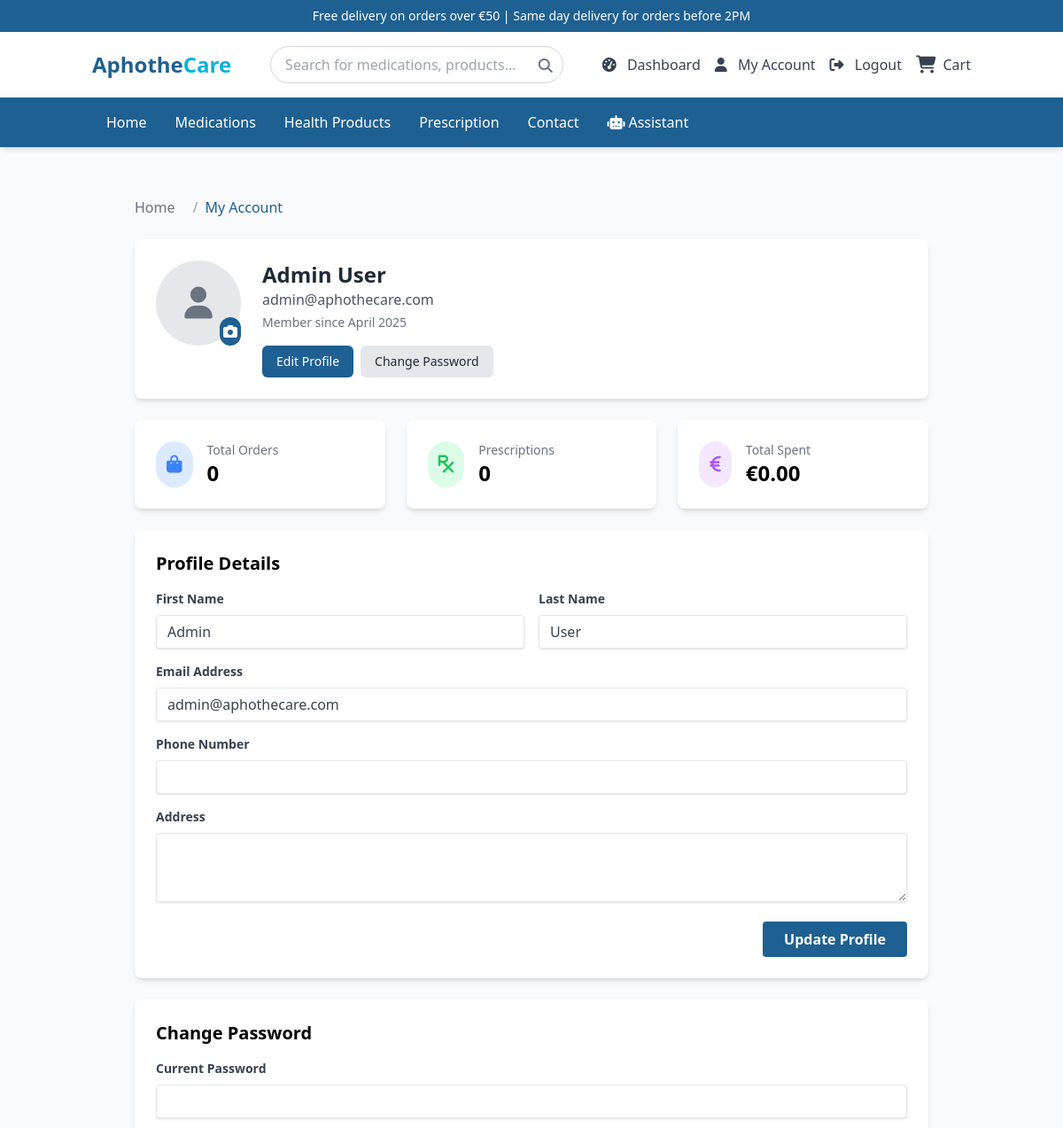
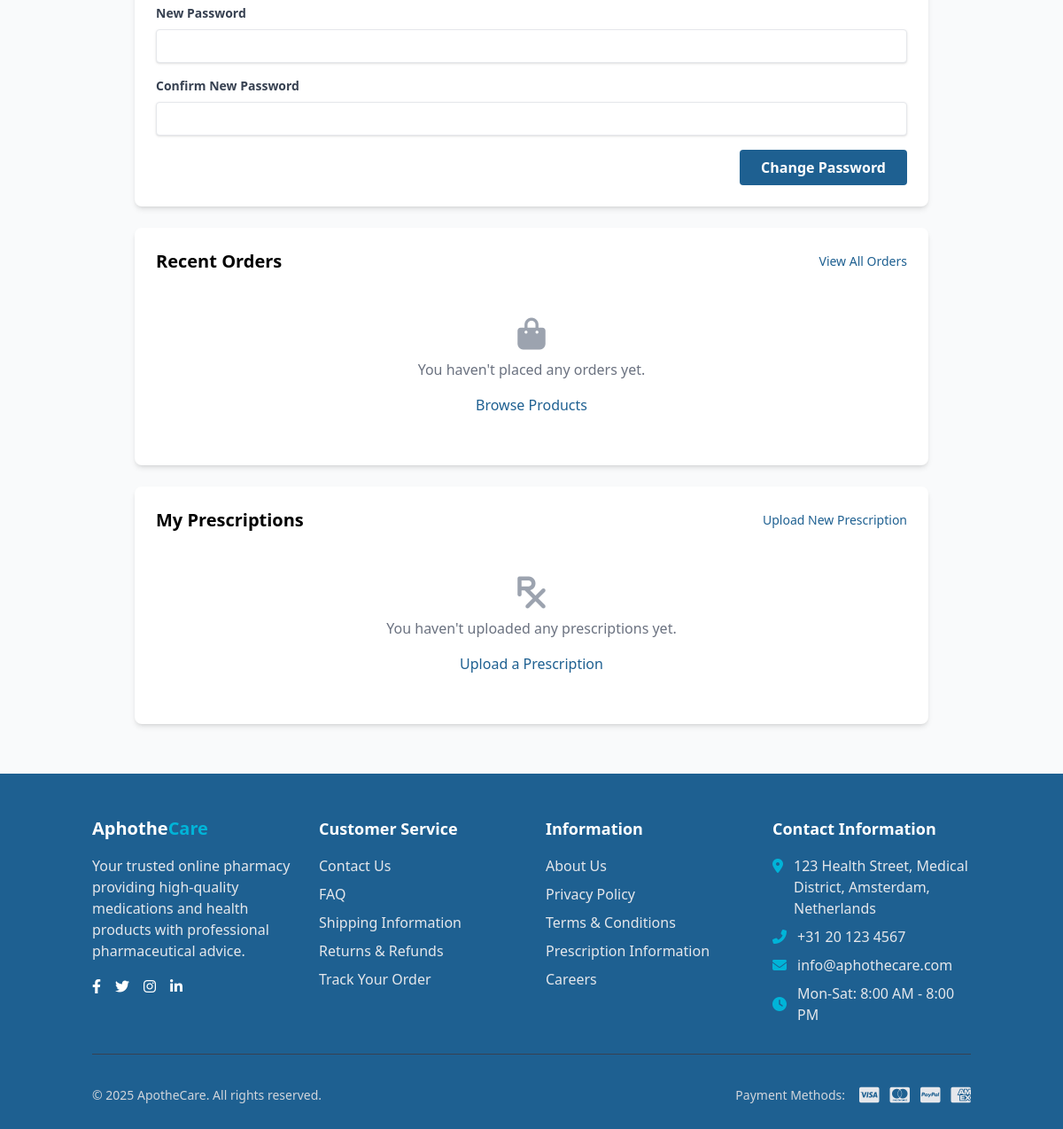
Screenshot of /index.php?page=profile (signed in) with the database file from the repository (2 pictures, top to bottom).
### tables this page shows
CREATE TABLE IF NOT EXISTS users (
    id INT AUTO_INCREMENT PRIMARY KEY,
    first_name VARCHAR(50) NOT NULL,
    last_name VARCHAR(50) NOT NULL,
    email VARCHAR(100) NOT NULL UNIQUE,
    phone VARCHAR(20),
    password VARCHAR(255) NOT NULL,
    role ENUM('customer', 'staff', 'admin') NOT NULL DEFAULT 'customer',
    profile_picture VARCHAR(255),
    created_at DATETIME NOT NULL,
    updated_at DATETIME DEFAULT CURRENT_TIMESTAMP ON UPDATE CURRENT_TIMESTAMP
);

### pages/profile.php (the view, shortened to what this page needs)
<?php
try {
    $stmt = $pdo->prepare("SELECT * FROM users WHERE id = :id");
    $stmt->execute(['id' => $_SESSION['user_id']]);
    $user = $stmt->fetch();
    $stmt = $pdo->prepare("
        SELECT o.*, COUNT(oi.id) as item_count, SUM(oi.quantity) as total_items
        FROM orders o
        LEFT JOIN order_items oi ON o.id = oi.order_id
        WHERE o.user_id = :user_id
        GROUP BY o.id
        ORDER BY o.created_at DESC
        LIMIT 5
    ");
    $stmt->execute(['user_id' => $_SESSION['user_id']]);
    $recent_orders = $stmt->fetchAll();
    $stmt = $pdo->prepare("
        SELECT p.*, pr.name as product_name
        FROM prescriptions p
        LEFT JOIN products pr ON p.product_id = pr.id
        WHERE p.user_id = :user_id
        ORDER BY p.created_at DESC
        LIMIT 5
    ");
    $stmt->execute(['user_id' => $_SESSION['user_id']]);
    $prescriptions = $stmt->fetchAll();
} catch (PDOException $e) {
    error_log("Profile Error: " . $e->getMessage());
    $user = null;
    $recent_orders = [];
    $prescriptions = [];
}
?>
<div class="container mx-auto px-4 py-8">
    <div class="max-w-4xl mx-auto">
        <nav class="flex mb-6">
            <ol class="inline-flex items-center space-x-1 md:space-x-3">
                <li class="inline-flex items-center">
                    <a href="index.php" class="text-gray-500 hover:text-primary">Home</a>
                </li>
                <li class="flex items-center">
                    <span class="mx-2 text-gray-400">/</span>
                    <span class="text-primary">My Account</span>
                </li>
            </ol>
        </nav>
        <div class="bg-white rounded-lg shadow-md p-6 mb-6">
            <div class="flex flex-col md:flex-row items-center md:items-start">
                <div class="mb-4 md:mb-0 md:mr-6">
                    <div class="relative h-24 w-24 profile-picture-container">
                        <?php if (!empty($user['profile_picture'])): ?>
                            <img src="<?php echo htmlspecialchars($user['profile_picture']); ?>" alt="Profile Picture"
                                class="h-24 w-24 rounded-full object-cover">
                        <?php else: ?>
                            <div class="h-24 w-24 bg-gray-200 rounded-full flex items-center justify-center">
                                <i class="fas fa-user text-4xl text-gray-500"></i>
                            </div>
                        <?php endif; ?>
                        <label for="profile_picture" class="absolute bottom-0 right-0 bg-primary text-white p-1 rounded-full cursor-pointer hover:bg-dark transition-colors">
                            <i class="fas fa-camera"></i>
                        </label>
                    </div>
                </div>
                <div class="text-center md:text-left">
                    <h1 class="text-2xl font-bold text-gray-800"><?php echo $user['first_name'] . ' ' . $user['last_name']; ?></h1>
                    <p class="text-gray-600"><?php echo $user['email']; ?></p>
                    <p class="text-gray-500 text-sm mt-1">Member since <?php echo date('F Y', strtotime($user['created_at'])); ?></p>
                    <div class="mt-4 flex flex-wrap gap-2">
                        <a href="#profile-details" class="bg-primary hover:bg-dark text-white px-4 py-2 rounded-md text-sm transition-colors">
                            Edit Profile
                        </a>
                        <a href="#change-password" class="bg-gray-200 hover:bg-gray-300 text-gray-800 px-4 py-2 rounded-md text-sm transition-colors">
                            Change Password
                        </a>
                    </div>
                </div>
            </div>
        </div>
        <div class="grid grid-cols-1 md:grid-cols-3 gap-6 mb-6">
            <div class="bg-white rounded-lg shadow-md p-6">
                <div class="flex items-center">
                    <div class="p-3 rounded-full bg-blue-100 text-blue-500 mr-4">
                        <i class="fas fa-shopping-bag text-xl"></i>
                    </div>
                    <div>
                        <p class="text-gray-500 text-sm">Total Orders</p>
                        <h3 class="text-2xl font-semibold">
                            <?php
                            try {
                                $stmt = $pdo->prepare("SELECT COUNT(*) FROM orders WHERE user_id = :user_id");
                                $stmt->execute(['user_id' => $_SESSION['user_id']]);
                                echo $stmt->fetchColumn();
                            } catch (PDOException $e) {
                                echo '0';
                            }
                            ?>
                        </h3>
                    </div>
                </div>
            </div>
            <div class="bg-white rounded-lg shadow-md p-6">
                <div class="flex items-center">
                    <div class="p-3 rounded-full bg-green-100 text-green-500 mr-4">
                        <i class="fas fa-prescription text-xl"></i>
                    </div>
                    <div>
                        <p class="text-gray-500 text-sm">Prescriptions</p>
                        <h3 class="text-2xl font-semibold">
                            <?php
                            try {
                                $stmt = $pdo->prepare("SELECT COUNT(*) FROM prescriptions WHERE user_id = :user_id");
                                $stmt->execute(['user_id' => $_SESSION['user_id']]);
                                echo $stmt->fetchColumn();
                            } catch (PDOException $e) {
                                echo '0';
                            }
                            ?>
                        </h3>
                    </div>
                </div>
            </div>
            <div class="bg-white rounded-lg shadow-md p-6">
                <div class="flex items-center">
                    <div class="p-3 rounded-full bg-purple-100 text-purple-500 mr-4">
                        <i class="fas fa-euro-sign text-xl"></i>
                    </div>
                    <div>
                        <p class="text-gray-500 text-sm">Total Spent</p>
                        <h3 class="text-2xl font-semibold">
                            <?php
                            try {
                                $stmt = $pdo->prepare("SELECT SUM(total_amount) FROM orders WHERE user_id = :user_id");
                                $stmt->execute(['user_id' => $_SESSION['user_id']]);
                                $total_spent = $stmt->fetchColumn();
                                echo $total_spent ? '€' . number_format($total_spent, 2) : '€0.00';
                            } catch (PDOException $e) {
                                echo '€0.00';
                            }
                            ?>
                        </h3>
                    </div>
                </div>
            </div>
        </div>
        <div id="profile-details" class="bg-white rounded-lg shadow-md p-6 mb-6">
            <h2 class="text-xl font-semibold mb-4">Profile Details</h2>
            <form action="actions/update_profile.php" method="post" class="space-y-4" enctype="multipart/form-data">
                <div class="grid grid-cols-1 md:grid-cols-2 gap-4">
                    <div>
                        <label for="first_name" class="block text-gray-700 text-sm font-bold mb-2">First Name</label>
                        <input type="text" id="first_name" name="first_name" value="<?php echo $user['first_name']; ?>" required
                            class="shadow appearance-none border rounded w-full py-2 px-3 text-gray-700 leading-tight focus:outline-none focus:ring-2 focus:ring-primary focus:border-transparent">
                    </div>
                    <div>
                        <label for="last_name" class="block text-gray-700 text-sm font-bold mb-2">Last Name</label>
                        <input type="text" id="last_name" name="last_name" value="<?php echo $user['last_name']; ?>" required
                            class="shadow appearance-none border rounded w-full py-2 px-3 text-gray-700 leading-tight focus:outline-none focus:ring-2 focus:ring-primary focus:border-transparent">
                    </div>
                </div>
                <div>
                    <label for="email" class="block text-gray-700 text-sm font-bold mb-2">Email Address</label>
                    <input type="email" id="email" name="email" value="<?php echo $user['email']; ?>" required
                        class="shadow appearance-none border rounded w-full py-2 px-3 text-gray-700 leading-tight focus:outline-none focus:ring-2 focus:ring-primary focus:border-transparent">
                </div>
                <div>
                    <label for="phone" class="block text-gray-700 text-sm font-bold mb-2">Phone Number</label>
                    <input type="tel" id="phone" name="phone" value="<?php echo $user['phone'] ?? ''; ?>"
                        class="shadow appearance-none border rounded w-full py-2 px-3 text-gray-700 leading-tight focus:outline-none focus:ring-2 focus:ring-primary focus:border-transparent">
                </div>
                <div>
                    <label for="address" class="block text-gray-700 text-sm font-bold mb-2">Address</label>
                    <textarea id="address" name="address" rows="3"
                        class="shadow appearance-none border rounded w-full py-2 px-3 text-gray-700 leading-tight focus:outline-none focus:ring-2 focus:ring-primary focus:border-transparent"><?php echo $user['address'] ?? ''; ?></textarea>
                </div>
                <div class="flex justify-end">
                    <button type="submit" class="bg-primary hover:bg-dark text-white font-bold py-2 px-6 rounded focus:outline-none focus:shadow-outline transition-colors">
                        Update Profile
                    </button>
                </div>
            </form>
        </div>
        <div id="change-password" class="bg-white rounded-lg shadow-md p-6 mb-6">
            <h2 class="text-xl font-semibold mb-4">Change Password</h2>
            <form action="actions/change_password.php" method="post" class="space-y-4">
                <div>
                    <label for="current_password" class="block text-gray-700 text-sm font-bold mb-2">Current Password</label>
                    <input type="password" id="current_password" name="current_password" required
                        class="shadow appearance-none border rounded w-full py-2 px-3 text-gray-700 leading-tight focus:outline-none focus:ring-2 focus:ring-primary focus:border-transparent">
                </div>
                <div>
                    <label for="new_password" class="block text-gray-700 text-sm font-bold mb-2">New Password</label>
                    <input type="password" id="new_password" name="new_password" required
                        class="shadow appearance-none border rounded w-full py-2 px-3 text-gray-700 leading-tight focus:outline-none focus:ring-2 focus:ring-primary focus:border-transparent">
                </div>
                <div>
                    <label for="confirm_password" class="block text-gray-700 text-sm font-bold mb-2">Confirm New Password</label>
                    <input type="password" id="confirm_password" name="confirm_password" required
                        class="shadow appearance-none border rounded w-full py-2 px-3 text-gray-700 leading-tight focus:outline-none focus:ring-2 focus:ring-primary focus:border-transparent">
                </div>
                <div class="flex justify-end">
                    <button type="submit" class="bg-primary hover:bg-dark text-white font-bold py-2 px-6 rounded focus:outline-none focus:shadow-outline transition-colors">
                        Change Password
                    </button>
                </div>
            </form>
        </div>
        <div class="bg-white rounded-lg shadow-md p-6 mb-6">
            <div class="flex justify-between items-center mb-4">
                <h2 class="text-xl font-semibold">Recent Orders</h2>
                <a href="index.php?page=orders" class="text-primary hover:text-dark text-sm">View All Orders</a>
            </div>
            <?php if (empty($recent_orders)): ?>
            <div class="text-center py-8">
                <div class="text-gray-400 mb-2">
                    <i class="fas fa-shopping-bag text-4xl"></i>
                </div>
                <p class="text-gray-500">You haven't placed any orders yet.</p>
                <a href="index.php?page=medications" class="inline-block mt-4 text-primary hover:text-dark">Browse Products</a>
            </div>
            <?php endif; ?>
        </div>
        <div class="bg-white rounded-lg shadow-md p-6">
            <div class="flex justify-between items-center mb-4">
                <h2 class="text-xl font-semibold">My Prescriptions</h2>
                <a href="index.php?page=prescription" class="text-primary hover:text-dark text-sm">Upload New Prescription</a>
            </div>
            <?php if (empty($prescriptions)): ?>
            <div class="text-center py-8">
                <div class="text-gray-400 mb-2">
                    <i class="fas fa-prescription text-4xl"></i>
                </div>
                <p class="text-gray-500">You haven't uploaded any prescriptions yet.</p>
                <a href="index.php?page=prescription" class="inline-block mt-4 text-primary hover:text-dark">Upload a Prescription</a>
            </div>
            <?php endif; ?>
        </div>
    </div>
</div>

### rows the page displays
users: first_name "Admin", last_name "User", email "admin@aphothecare.com", created_at "April 2025"

### other values shown
$stmt->fetchColumn() "0"
